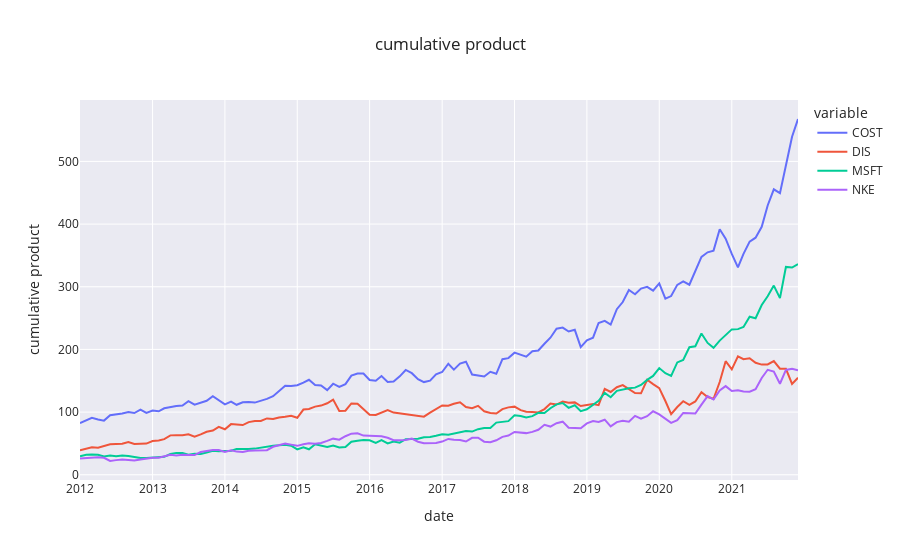

Notebook code cell kept with this figure:
### Code cell
plot(recent_cumulative_product, 'date', 'cumulative product', 'cumulative product' )
